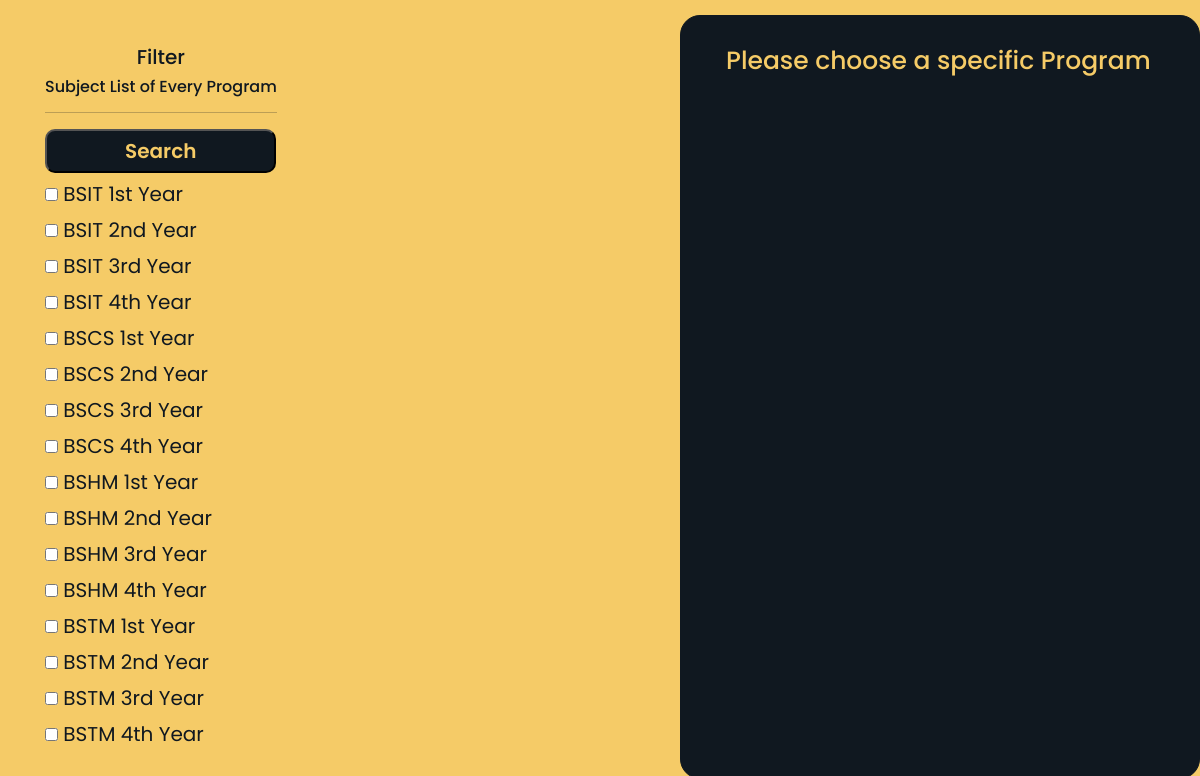
Page /filter.php on the committed database.
### tables this page shows
CREATE TABLE `program` (
  `id` int(11) NOT NULL,
  `name` varchar(191) NOT NULL
);

### filter.php (the view, shortened to what this page needs)
<?php
  include "database.php";
?>
<!DOCTYPE html>
<html lang="en">
<head>
    <link href="https://cdn.jsdelivr.net/npm/bootstrap@5.0.0-beta1/dist/css/bootstrap.min.css" rel="stylesheet">
</head>
<body>
<div id="container">
            <div class="filter">
                <form action="" method="GET">
                    <div>
                        <div class="filhead">
                            <h5>Filter <br>
                            </h5>
                        </div>
                        <div>
                            <h6>Subject List of Every Program</h6>
                            <hr>
                            <button type="submit" class="search">Search</button>
                            <?php
                                $subject_query = "SELECT * FROM program";
                                $subject_query_run  = mysqli_query($mysqli, $subject_query);
                                if(mysqli_num_rows($subject_query_run) > 0)
                                {
                                    foreach($subject_query_run as $sublist)
                                    {
                                        $checked = [];
                                        ?>
                                            <div>
                                                <input type="checkbox" name="subject[]" value="<?= $sublist['id']; ?>"
                                                    <?php if(in_array($sublist['id'], $checked)){ echo "checked"; } ?>
                                                 />
                                                <?= $sublist['name']; ?>
                                            </div>
                                        <?php
                                    }
                                }
                                else
                                {
                                    echo "No subject Found";
                                }
                            ?>
                        </div>
                    </div>
                </form>
            </div>
            <div class="middle">
                        <?php
                            if(isset($_GET['subject']))
                            {
                                $branchecked = [];
                                $branchecked = $_GET['subject'];
                                foreach($branchecked as $rowbrand)
                                {
                                    $products = "SELECT * FROM subjects WHERE sub_id IN ($rowbrand)";
                                    $products_run = mysqli_query($mysqli, $products);
                                    if(mysqli_num_rows($products_run) > 0)
                                    {
                                        foreach($products_run as $subitems) :
                                            ?>
                                            <h6><?php echo $subitems["SubjectTitle"]; ?></h6>
                                            <?php
                                        endforeach;
                                    }
                                }
                            }
                                else
                                {
                                    echo "<h2>Please choose a specific Program</h2>";
                                }
                        ?>
            </div>

### filter.php (style rules this page uses)
* { margin: 0; padding: 0; box-sizing: border-box; font-family: 'Poppins', sans-serif; }
body { background: #f5cb67; }
#container { display: flex; flex-direction: row; flex-wrap: nowrap; justify-content: space-between; }
#container > div { max-width: 100%; }
.filter { max-width: 600px; font-size: 20px; margin-left: 15px; padding: 30px; margin-top: 15px; color: #101820; border-radius: 20px; }
input[type="checkbox"] { margin-top: 15px; }
.filhead { text-align: center; }
.search { background-color: #101820; padding: 5px 78px; border-radius: 10px; color: #f5cb67; text-align: center; font-weight: 600; }
.middle { margin-top: 15px; padding: 30px; min-width: 520px; border: 1px solid #101820; border-radius: 20px; background-color: #101820; }
h2 { color: #f5cb67; margin-left: 15px; font-size: 25px; }

### rows in the picture
program: name "BSIT 1st Year"
program: name "BSIT 2nd Year"
program: name "BSIT 3rd Year"
program: name "BSIT 4th Year"
program: name "BSCS 1st Year"
program: name "BSCS 2nd Year"
program: name "BSCS 3rd Year"
program: name "BSCS 4th Year"
program: name "BSHM 1st Year"
program: name "BSHM 2nd Year"
program: name "BSHM 3rd Year"
program: name "BSHM 4th Year"
program: name "BSTM 1st Year"
program: name "BSTM 2nd Year"
program: name "BSTM 3rd Year"
program: name "BSTM 4th Year"
